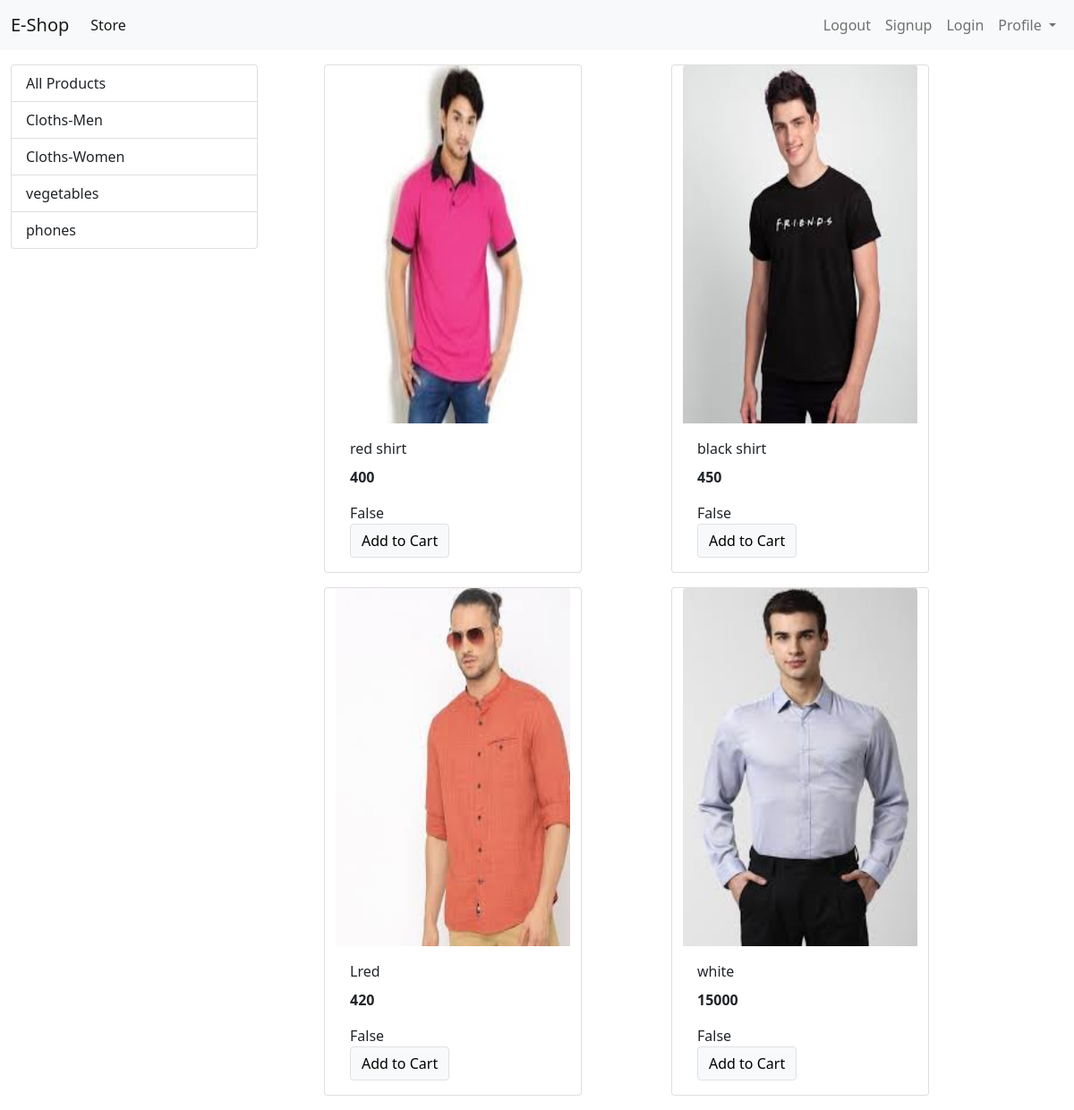
/?category=1, run on the app's committed database.
### store/models/category.py (models this page shows, shortened)
class CategoryModel(models.Model):
    name=models.CharField(max_length=50)
    @staticmethod
    def get_all_categories():
        return CategoryModel.objects.all()

### store/models/product.py (models this page shows, shortened)
class ProductModel(models.Model):
    name=models.CharField(max_length=50)
    price=models.IntegerField(default=0)
    description=models.CharField(max_length=100,default='')
    image=models.ImageField(upload_to='uploads/product/')
    category=models.ForeignKey(CategoryModel,default=1,on_delete=models.CASCADE)
    @staticmethod
    def get_all_products_by_categoryid(category_id):
        if category_id:
             return ProductModel.objects.filter(category=category_id)
        else:
            return ProductModel.get_all_products()

### store/views/index.py (the view, shortened to what this page needs)
# urls.py: path('',Index.as_view(), name='homepage'),
class Index(View):
   def get(self,request):
      cart=request.session.get('cart')
      if not cart:
         request.session.cart={}
      products=None
      category = CategoryModel.get_all_categories()
      categoryId = request.GET.get('category')
      if categoryId:
         products = ProductModel.get_all_products_by_categoryid(categoryId)
      else:
         products = ProductModel.get_all_products()
      data = {}
      data['products'] = products
      data['category'] = category
      print('you are :', request.session.get('email'))
      return render(request, "index.html", data)

### store/templatetags/cart.py (called while the page is built)
@register.filter(name='is_in_cart')
def is_in_cart(product,cart):
    keys=cart.keys()
    for id in keys:
        if int(id) == product.id:
            return True
    return False

### store/templates/index.html (shortened to what this page needs)
{% extends 'base.html' %}
  {% block content %}
      {% load cart %}
  <div class="container-fluid mt-3">
      <div class="row">
      <div class="col-lg-3">
          <div class="list-group">
              <a href="/" class="list-group-item list-group-item-action">All Products</a>
              {% for category in category %}
  <a href="/?category={{ category.id }}" class="list-group-item list-group-item-action">{{ category.name }}</a>
              {% endfor %}
</div>
      </div>
          <div id="products" class="col-lg-8">
              <div class="row mx-auto">
      {% for product in products %}
    <div class="card mx-auto mb-3" style="width: 18rem;">
  <img src="{{ product.image.url }}" class="card-img-top" alt="..." width="150" height="400">
  <div class="card-body">
    <p class="card-title">{{ product.name }}</p>
    <p class="card-text"><b>{{ product.price }}</b></p>
      {{ product | is_in_cart:request.session.cart }}
      <form action="/" method="post">
    <input type="submit" class="float-right btn btn-light border btb-sm" value="Add to Cart">
      </form>
  </div>
</div>
    {% endfor %}
  </div>
      </div>
          </div>
      </div>
{% endblock %}

### data on the page
CategoryModel: name "Cloths-Men"
CategoryModel: name "Cloths-Women"
CategoryModel: name "vegetables"
CategoryModel: name "phones"
ProductModel: image (picture), name "red shirt", price "400", session "False"
ProductModel: image (picture), name "black shirt", price "450", session "False"
ProductModel: image (picture), name "Lred", price "420", session "False"
ProductModel: image (picture), name "white", price "15000", session "False"
